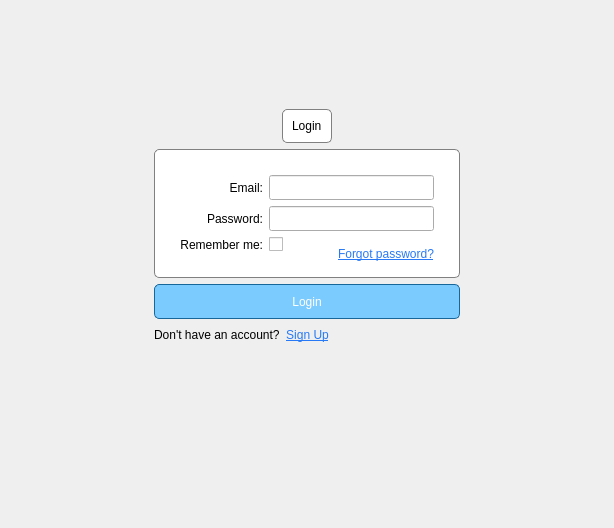
<?xml version="1.0" encoding="UTF-8"?>
<ui version="4.0">
 <class>uiLogin</class>
 <widget class="QWidget" name="uiLogin">
  <property name="geometry">
   <rect>
    <x>0</x>
    <y>0</y>
    <width>614</width>
    <height>528</height>
   </rect>
  </property>
  <property name="windowTitle">
   <string>Form</string>
  </property>
  <property name="styleSheet">
   <string notr="true"/>
  </property>
  <layout class="QGridLayout" name="gridLayout">
   <property name="leftMargin">
    <number>0</number>
   </property>
   <property name="topMargin">
    <number>0</number>
   </property>
   <property name="rightMargin">
    <number>0</number>
   </property>
   <property name="bottomMargin">
    <number>0</number>
   </property>
   <property name="spacing">
    <number>0</number>
   </property>
   <item row="2" column="0">
    <widget class="QWidget" name="centralWidget" native="true">
     <property name="styleSheet">
      <string notr="true">#centralWidget
{
border-image: url(:/images/login_bg);
}</string>
     </property>
     <layout class="QGridLayout" name="gridLayout_2">
      <item row="6" column="0">
       <spacer name="horizontalSpacer">
        <property name="orientation">
         <enum>Qt::Horizontal</enum>
        </property>
        <property name="sizeHint" stdset="0">
         <size>
          <width>40</width>
          <height>20</height>
         </size>
        </property>
       </spacer>
      </item>
      <item row="7" column="2">
       <spacer name="verticalSpacer_2">
        <property name="orientation">
         <enum>Qt::Vertical</enum>
        </property>
        <property name="sizeHint" stdset="0">
         <size>
          <width>20</width>
          <height>40</height>
         </size>
        </property>
       </spacer>
      </item>
      <item row="0" column="2">
       <spacer name="verticalSpacer">
        <property name="orientation">
         <enum>Qt::Vertical</enum>
        </property>
        <property name="sizeHint" stdset="0">
         <size>
          <width>20</width>
          <height>40</height>
         </size>
        </property>
       </spacer>
      </item>
      <item row="6" column="2">
       <widget class="QStackedWidget" name="stackedWidget">
        <property name="currentIndex">
         <number>0</number>
        </property>
        <widget class="QWidget" name="loginPage">
         <layout class="QVBoxLayout" name="verticalLayout_2">
          <property name="leftMargin">
           <number>0</number>
          </property>
          <property name="topMargin">
           <number>0</number>
          </property>
          <property name="rightMargin">
           <number>0</number>
          </property>
          <property name="bottomMargin">
           <number>0</number>
          </property>
          <item>
           <layout class="QHBoxLayout" name="horizontalLayout_2">
            <property name="bottomMargin">
             <number>0</number>
            </property>
            <item>
             <spacer name="horizontalSpacer_5">
              <property name="orientation">
               <enum>Qt::Horizontal</enum>
              </property>
              <property name="sizeHint" stdset="0">
               <size>
                <width>40</width>
                <height>20</height>
               </size>
              </property>
             </spacer>
            </item>
            <item>
             <widget class="QFrame" name="loginTitleFrame">
              <property name="sizePolicy">
               <sizepolicy hsizetype="Preferred" vsizetype="Preferred">
                <horstretch>0</horstretch>
                <verstretch>0</verstretch>
               </sizepolicy>
              </property>
              <property name="styleSheet">
               <string notr="true">#loginTitleFrame
{
border: 1px solid grey;
border-radius: 5px;
background-color: white;
}</string>
              </property>
              <property name="frameShape">
               <enum>QFrame::StyledPanel</enum>
              </property>
              <property name="frameShadow">
               <enum>QFrame::Raised</enum>
              </property>
              <layout class="QGridLayout" name="gridLayout_4">
               <item row="1" column="0">
                <widget class="QLabel" name="label_3">
                 <property name="sizePolicy">
                  <sizepolicy hsizetype="Preferred" vsizetype="Preferred">
                   <horstretch>0</horstretch>
                   <verstretch>0</verstretch>
                  </sizepolicy>
                 </property>
                 <property name="text">
                  <string>Login</string>
                 </property>
                </widget>
               </item>
              </layout>
             </widget>
            </item>
            <item>
             <spacer name="horizontalSpacer_6">
              <property name="orientation">
               <enum>Qt::Horizontal</enum>
              </property>
              <property name="sizeHint" stdset="0">
               <size>
                <width>40</width>
                <height>20</height>
               </size>
              </property>
             </spacer>
            </item>
           </layout>
          </item>
          <item>
           <widget class="QFrame" name="loginForm">
            <property name="sizePolicy">
             <sizepolicy hsizetype="Preferred" vsizetype="MinimumExpanding">
              <horstretch>0</horstretch>
              <verstretch>0</verstretch>
             </sizepolicy>
            </property>
            <property name="minimumSize">
             <size>
              <width>0</width>
              <height>0</height>
             </size>
            </property>
            <property name="styleSheet">
             <string notr="true">#loginForm
{
border: 1px solid grey;
border-radius: 5px;
background-color: white;
}

*{
color: black;
}</string>
            </property>
            <property name="frameShape">
             <enum>QFrame::StyledPanel</enum>
            </property>
            <property name="frameShadow">
             <enum>QFrame::Raised</enum>
            </property>
            <layout class="QGridLayout" name="gridLayout_3">
             <property name="leftMargin">
              <number>25</number>
             </property>
             <property name="topMargin">
              <number>25</number>
             </property>
             <property name="rightMargin">
              <number>25</number>
             </property>
             <property name="bottomMargin">
              <number>5</number>
             </property>
             <item row="3" column="0">
              <widget class="QLabel" name="label_11">
               <property name="text">
                <string>Remember me:</string>
               </property>
               <property name="alignment">
                <set>Qt::AlignRight|Qt::AlignTrailing|Qt::AlignVCenter</set>
               </property>
              </widget>
             </item>
             <item row="0" column="0">
              <widget class="QLabel" name="label_2">
               <property name="text">
                <string>Email:</string>
               </property>
               <property name="alignment">
                <set>Qt::AlignRight|Qt::AlignTrailing|Qt::AlignVCenter</set>
               </property>
              </widget>
             </item>
             <item row="1" column="0">
              <widget class="QLabel" name="label">
               <property name="text">
                <string>Password:</string>
               </property>
               <property name="alignment">
                <set>Qt::AlignRight|Qt::AlignTrailing|Qt::AlignVCenter</set>
               </property>
              </widget>
             </item>
             <item row="0" column="1">
              <widget class="QLineEdit" name="lineEdit_loginEmail">
               <property name="minimumSize">
                <size>
                 <width>150</width>
                 <height>25</height>
                </size>
               </property>
              </widget>
             </item>
             <item row="1" column="1">
              <widget class="QLineEdit" name="lineEdit_loginPassword">
               <property name="minimumSize">
                <size>
                 <width>150</width>
                 <height>25</height>
                </size>
               </property>
               <property name="inputMask">
                <string/>
               </property>
               <property name="text">
                <string/>
               </property>
               <property name="echoMode">
                <enum>QLineEdit::Password</enum>
               </property>
               <property name="placeholderText">
                <string/>
               </property>
              </widget>
             </item>
             <item row="3" column="1" rowspan="2">
              <layout class="QHBoxLayout" name="horizontalLayout_6">
               <property name="bottomMargin">
                <number>0</number>
               </property>
               <item>
                <layout class="QGridLayout" name="gridLayout_6">
                 <item row="0" column="0">
                  <widget class="QCheckBox" name="checkBox_rememberMe">
                   <property name="text">
                    <string/>
                   </property>
                  </widget>
                 </item>
                 <item row="1" column="0">
                  <widget class="QLabel" name="label_12">
                   <property name="text">
                    <string/>
                   </property>
                  </widget>
                 </item>
                 <item row="0" column="1" rowspan="2">
                  <widget class="QPushButton" name="pushButton_forgotPassword">
                   <property name="styleSheet">
                    <string notr="true">QPushButton {
                     background: transparent;
                     color: rgb(39, 121, 246);
                     border-radius: 1px;
                     text-decoration: underline;
                     outline : none;
                     }

                     QPushButton:pressed {
                     color: rgb(71, 42, 145);
                     }
                    </string>
                   </property>
                   <property name="text">
                    <string>Forgot password?</string>
                   </property>
                  </widget>
                 </item>
                </layout>
               </item>
              </layout>
             </item>
            </layout>
           </widget>
          </item>
          <item>
           <widget class="QPushButton" name="pushButton_login">
            <property name="minimumSize">
             <size>
              <width>260</width>
              <height>35</height>
             </size>
            </property>
            <property name="styleSheet">
             <string notr="true">QPushButton {
              border: 1px solid rgb(24, 103, 155);
              border-radius: 5px;
              background-color: rgb(124, 203, 255);
              color: white;
              outline : none;
              }

              QPushButton:pressed {
              color: white;
              background-color: #005880;
              }
             </string>
            </property>
            <property name="text">
             <string>Login</string>
            </property>
           </widget>
          </item>
          <item>
           <layout class="QHBoxLayout" name="horizontalLayout">
            <property name="topMargin">
             <number>0</number>
            </property>
            <property name="bottomMargin">
             <number>0</number>
            </property>
            <item>
             <widget class="QLabel" name="label_7">
              <property name="text">
               <string>Don't have an account?</string>
              </property>
             </widget>
            </item>
            <item>
             <widget class="QPushButton" name="pushButton_switchToRegisterPage">
              <property name="styleSheet">
               <string notr="true">QPushButton {
                background: transparent;
                color: rgb(39, 121, 246);
                border-radius: 1px;
                text-decoration: underline;
                outline : none;
                }

                QPushButton:pressed {
                color: rgb(71, 42, 145);
                }
               </string>
              </property>
              <property name="text">
               <string>Sign Up</string>
              </property>
              <property name="flat">
               <bool>true</bool>
              </property>
             </widget>
            </item>
            <item>
             <spacer name="horizontalSpacer_7">
              <property name="orientation">
               <enum>Qt::Horizontal</enum>
              </property>
              <property name="sizeHint" stdset="0">
               <size>
                <width>40</width>
                <height>20</height>
               </size>
              </property>
             </spacer>
            </item>
           </layout>
          </item>
          <item>
           <spacer name="verticalSpacer_3">
            <property name="orientation">
             <enum>Qt::Vertical</enum>
            </property>
            <property name="sizeHint" stdset="0">
             <size>
              <width>20</width>
              <height>40</height>
             </size>
            </property>
           </spacer>
          </item>
         </layout>
        </widget>
        <widget class="QWidget" name="registerPage">
         <layout class="QVBoxLayout" name="verticalLayout">
          <property name="leftMargin">
           <number>0</number>
          </property>
          <property name="topMargin">
           <number>0</number>
          </property>
          <property name="rightMargin">
           <number>0</number>
          </property>
          <property name="bottomMargin">
           <number>0</number>
          </property>
          <item>
           <layout class="QHBoxLayout" name="horizontalLayout_4">
            <property name="topMargin">
             <number>0</number>
            </property>
            <item>
             <spacer name="horizontalSpacer_3">
              <property name="orientation">
               <enum>Qt::Horizontal</enum>
              </property>
              <property name="sizeHint" stdset="0">
               <size>
                <width>40</width>
                <height>20</height>
               </size>
              </property>
             </spacer>
            </item>
            <item>
             <widget class="QFrame" name="registerTitleFrame">
              <property name="styleSheet">
               <string notr="true">#registerTitleFrame
{
border: 1px solid grey;
border-radius: 5px;
background-color: white;
}</string>
              </property>
              <property name="frameShape">
               <enum>QFrame::StyledPanel</enum>
              </property>
              <property name="frameShadow">
               <enum>QFrame::Raised</enum>
              </property>
              <layout class="QVBoxLayout" name="verticalLayout_3">
               <item>
                <widget class="QLabel" name="label_6">
                 <property name="text">
                  <string>Register</string>
                 </property>
                </widget>
               </item>
              </layout>
             </widget>
            </item>
            <item>
             <spacer name="horizontalSpacer_4">
              <property name="orientation">
               <enum>Qt::Horizontal</enum>
              </property>
              <property name="sizeHint" stdset="0">
               <size>
                <width>40</width>
                <height>20</height>
               </size>
              </property>
             </spacer>
            </item>
           </layout>
          </item>
          <item>
           <widget class="QFrame" name="registerForm">
            <property name="minimumSize">
             <size>
              <width>0</width>
              <height>0</height>
             </size>
            </property>
            <property name="styleSheet">
             <string notr="true">#registerForm
{
border: 1px solid grey;
border-radius: 5px;
background-color: white;
}

* {
color: black;
}</string>
            </property>
            <property name="frameShape">
             <enum>QFrame::StyledPanel</enum>
            </property>
            <property name="frameShadow">
             <enum>QFrame::Raised</enum>
            </property>
            <layout class="QGridLayout" name="gridLayout_5">
             <property name="leftMargin">
              <number>25</number>
             </property>
             <property name="topMargin">
              <number>25</number>
             </property>
             <property name="rightMargin">
              <number>25</number>
             </property>
             <property name="bottomMargin">
              <number>25</number>
             </property>
             <item row="0" column="0">
              <widget class="QLabel" name="label_4">
               <property name="text">
                <string>Email:</string>
               </property>
               <property name="alignment">
                <set>Qt::AlignRight|Qt::AlignTrailing|Qt::AlignVCenter</set>
               </property>
              </widget>
             </item>
             <item row="0" column="1">
              <widget class="QLineEdit" name="lineEdit_registerEmail">
               <property name="minimumSize">
                <size>
                 <width>150</width>
                 <height>25</height>
                </size>
               </property>
              </widget>
             </item>
             <item row="1" column="0">
              <widget class="QLabel" name="label_5">
               <property name="text">
                <string>Password:</string>
               </property>
               <property name="alignment">
                <set>Qt::AlignRight|Qt::AlignTrailing|Qt::AlignVCenter</set>
               </property>
              </widget>
             </item>
             <item row="1" column="1">
              <widget class="QLineEdit" name="lineEdit_registerPassword">
               <property name="minimumSize">
                <size>
                 <width>150</width>
                 <height>25</height>
                </size>
               </property>
               <property name="echoMode">
                <enum>QLineEdit::Password</enum>
               </property>
               <property name="placeholderText">
                <string>6+ characters</string>
               </property>
              </widget>
             </item>
             <item row="2" column="0">
              <widget class="QLabel" name="label_8">
               <property name="text">
                <string>Repeat Password:</string>
               </property>
               <property name="alignment">
                <set>Qt::AlignRight|Qt::AlignTrailing|Qt::AlignVCenter</set>
               </property>
              </widget>
             </item>
             <item row="3" column="0">
              <widget class="QLabel" name="label_9">
               <property name="text">
                <string>Username:</string>
               </property>
               <property name="alignment">
                <set>Qt::AlignRight|Qt::AlignTrailing|Qt::AlignVCenter</set>
               </property>
              </widget>
             </item>
             <item row="2" column="1">
              <widget class="QLineEdit" name="lineEdit_registerPasswordRep">
               <property name="echoMode">
                <enum>QLineEdit::Password</enum>
               </property>
              </widget>
             </item>
             <item row="3" column="1">
              <widget class="QLineEdit" name="lineEdit_username">
               <property name="placeholderText">
                <string>[A-Za-z0-9-_.] are valid</string>
               </property>
              </widget>
             </item>
            </layout>
           </widget>
          </item>
          <item>
           <widget class="QPushButton" name="pushButton_register">
            <property name="minimumSize">
             <size>
              <width>260</width>
              <height>35</height>
             </size>
            </property>
            <property name="styleSheet">
             <string notr="true">QPushButton {
              border: 1px solid rgb(24, 103, 155);
              border-radius: 5px;
              background-color: rgb(124, 203, 255);
              color: white;
              outline : none;
              }

              QPushButton:pressed {
              color: white;
              background-color: #005880;
              }
             </string>
            </property>
            <property name="text">
             <string>Register</string>
            </property>
           </widget>
          </item>
          <item>
           <layout class="QHBoxLayout" name="horizontalLayout_3">
            <property name="bottomMargin">
             <number>0</number>
            </property>
            <item>
             <widget class="QLabel" name="label_10">
              <property name="text">
               <string>Already have an account?</string>
              </property>
             </widget>
            </item>
            <item>
             <widget class="QPushButton" name="pushButton_switchToLoginPage">
              <property name="styleSheet">
               <string notr="true">QPushButton {
                background: transparent;
                color: rgb(39, 121, 246);
                border-radius: 1px;
                text-decoration: underline;
                outline : none;
                }

                QPushButton:pressed {
                color: rgb(71, 42, 145);
                }
               </string>
              </property>
              <property name="text">
               <string>Sign In</string>
              </property>
             </widget>
            </item>
            <item>
             <spacer name="horizontalSpacer_8">
              <property name="orientation">
               <enum>Qt::Horizontal</enum>
              </property>
              <property name="sizeHint" stdset="0">
               <size>
                <width>40</width>
                <height>20</height>
               </size>
              </property>
             </spacer>
            </item>
           </layout>
          </item>
          <item>
           <spacer name="verticalSpacer_4">
            <property name="orientation">
             <enum>Qt::Vertical</enum>
            </property>
            <property name="sizeHint" stdset="0">
             <size>
              <width>20</width>
              <height>40</height>
             </size>
            </property>
           </spacer>
          </item>
         </layout>
        </widget>
       </widget>
      </item>
      <item row="6" column="3">
       <spacer name="horizontalSpacer_2">
        <property name="orientation">
         <enum>Qt::Horizontal</enum>
        </property>
        <property name="sizeHint" stdset="0">
         <size>
          <width>40</width>
          <height>20</height>
         </size>
        </property>
       </spacer>
      </item>
     </layout>
    </widget>
   </item>
  </layout>
 </widget>
 <resources/>
 <connections/>
</ui>
